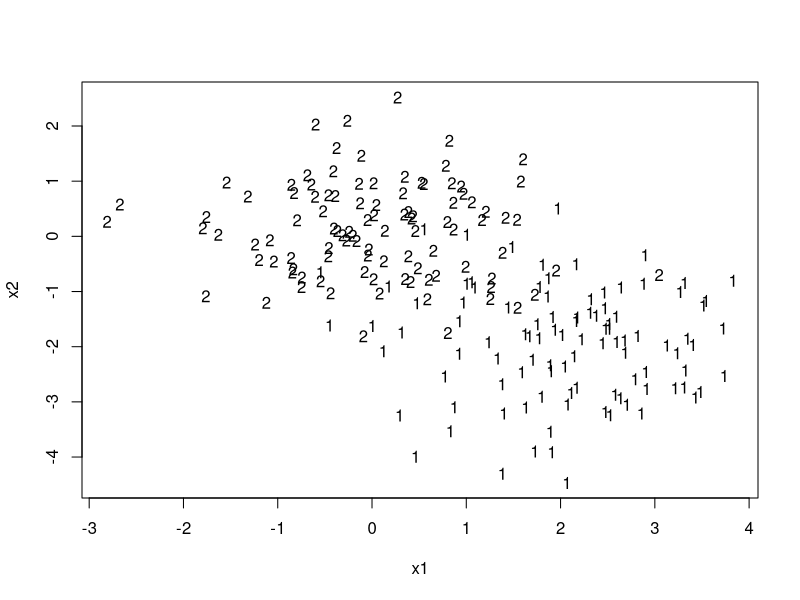

Write the R code that produced this figure.
#Training Set
n<-100
x<-matrix(rnorm(2*n*2), ncol=2)
x[1:n, 1] <- x[1:n, 1]+2
x[1:n, 2] <- x[1:n, 2]-2
y <- c(rep(1,n), rep(2,n))
x.train <- data.frame(x1=x[,1], x2=x[,2], y=y)
plot(x.train[,1], x.train[,2], xlab="x1", ylab="x2", type="n")
points(x.train[y==1, 1], x.train[y==1, 2], pch="1")
points(x.train[y==2, 1], x.train[y==2, 2], pch="2")

#Test Set
m <- round(n*0.3)
x <- matrix(rnorm(2*m*2), ncol=2)
x[1:m, 1] <- x[1:m, 1]+2
x[1:m, 2] <- x[1:m, 2]-2
y <- c(rep(1,m), rep(2,m))
x.test <- data.frame(x1=x[,1], x2=x[,2], y=y)

#Classification Tree
#Fit a decision tree
library(rpart)
x.rp <- rpart(x.train[,3]~., x.train[, -3], method="class")
a <- table(x.train[,3], predict(x.rp, x.train[, -3], type="class"))
train.err <- (sum(a)-sum(diag(a)))/sum(a)
b <- table(x.test[,3], predict(x.rp, x.test[,-3], type="class"))
test.err <- (sum(b)-sum(diag(b)))/sum(b)

x.rp
